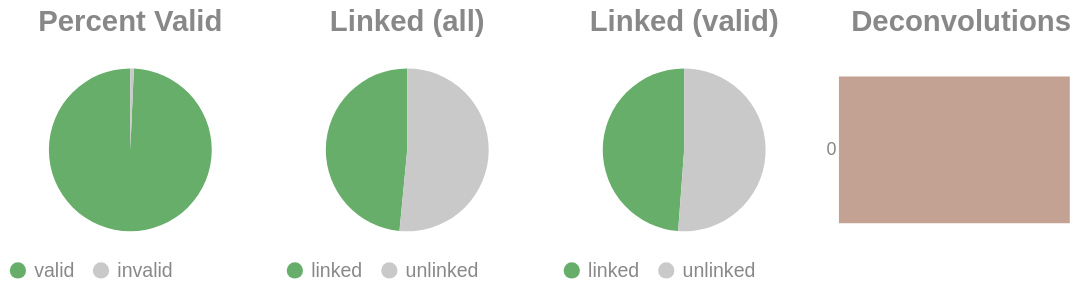

The notebook cell this image was saved under:
### Code cell
if SKIPLR:
    pass
else:
    clash = Counter()
    for i in valids['molecule'].to_list():
        _mol = i.split("-")
        if len(_mol) == 1:
            clash.update('0')
        else:
            clash.update(_mol[-1])

    _d = {"deconvolutions": [], 'count': []}
    for k,v in clash.items():
        _d['deconvolutions'].append(k)
        _d['count'].append(v)

    tot_valid = valids['reads'].sum()
    mask = valids['reads'] >= 2
    n_linked_reads = valids.filter(mask)['reads'].sum()
    if n_linked_reads == 0:
        print_html("No linked molecules (>=2 reads) were detected; skipping linked-only distributions.")
        SKIPLR = True
    else:
        perc_valid = round(tot_valid / n_reads, 4)
        linked_perc_abs = round(n_linked_reads / n_reads, 4)
        linked_perc = round(n_linked_reads / tot_valid, 4)

    _valid = pl.DataFrame({"valids": ['valid', 'invalid'], "count": [tot_valid, n_reads - tot_valid]})
    _linked_abs = pl.DataFrame({"linked (absolute)": ['linked', 'unlinked'], "count": [n_linked_reads, n_reads - n_linked_reads]})
    _linked_rel = pl.DataFrame({"linked (valids)": ['linked', 'unlinked'], "count": [n_linked_reads, tot_valid - n_linked_reads]})

    (
        alt.hconcat(
            piechart(_valid, goodval = 'valid', title = "Percent Valid"),
            piechart(_linked_abs, goodval = "linked", title =  "Linked (all)"),
            piechart(_linked_rel, goodval = "linked", title =  "Linked (valid)"),
            convolutionbar(pl.DataFrame(_d), title = "Deconvolutions"),
            center = True,
            bounds = 'flush'
        )
        .resolve_scale(color='independent')
        .resolve_legend('independent')
        .properties(usermeta={'embedOptions': {"actions": False}})
    ).display()

### Figure 1 — Vega-Lite specification as saved in the notebook (floating-point values rounded to 4 significant figures)
{"width": "container", "height": 400, "config": {"title": {"anchor": "start", "dy": -15, "fontSize": 18, "color": "#888888", "subtitleColor": "#888888", "subtitleFontSize": 14}, "arc": {"fill": "#0072B2"}, "axis": {"domainColor": "#888888", "domainWidth": 0.5, "gridWidth": 0.2, "grid": false, "titleFontWeight": 400, "titleFontSize": 15, "labelFontSize": 11, "labelColor": "#888888", "tickColor": "#888888", "tickWidth": 0.2, "titleColor": "#888888"}, "axisBand": {"grid": false}, "axisX": {"grid": true, "tickSize": 10, "domainCap": "round"}, "axisY": {"domain": false, "grid": true, "tickSize": 0, "domainCap": "round"}, "background": "transparent", "header": {"labelFontSize": 15, "labelColor": "#888888", "titleFontSize": 15, "titleFontWeight": 600, "titleColor": "#888888"}, "legend": {"labelFont": "sans-serif", "labelFontSize": 12, "labelColor": "#888888", "symbolSize": 100, "symbolType": "circle", "titleFontSize": 12, "titlePadding": 10, "titleColor": "#888888", "title": null}, "range": {"category": ["#E69F00", "#56B4E9", "#009E73", "#F0E442", "#0072B2", "#D55E00", "#CC79A7", "#000000"], "diverging": ["#cfe8f3", "#a2d4ec", "#73bfe2", "#46abdb", "#1696d2", "#12719e"]}, "area": {"fill": "#0072B2", "fillOpacity": 0.7, "line": true, "strokeOpacity": 0.7}, "line": {"color": "#0072B2", "stroke": "#0072B2", "strokeWidth": 2}, "trail": {"color": "#0072B2", "stroke": "#0072B2", "strokeWidth": 0, "size": 1}, "point": {"filled": true, "fillOpacity": 1.0, "size": 95}, "text": {"color": "#888888", "fontSize": 11, "align": "right", "fontWeight": 400, "size": 11}, "bar": {"fill": "#0072B2", "stroke": null}, "view": {"stroke": null, "continuousWidth": 660, "continuousHeight": 400}}, "hconcat": [{"data": {"name": "data-e2ab91b9c6f7a475702c8af314c2006d"}, "mark": {"type": "arc"}, "encoding": {"color": {"field": "valids", "legend": {"orient": "bottom", "title": null}, "scale": {"domain": ["valid", "invalid"], "range": ["#68ae6b", "#C9C9C9"]}, "title": "Valids", "type": "nominal"}, "theta": {"field": "count", "type": "quantitative"}, "tooltip": [{"field": "valids", "title": "Valids", "type": "ordinal"}, {"field": "percent", "format": ".2%", "title": "Percent", "type": "quantitative"}, {"field": "count", "title": "Count", "type": "quantitative"}]}, "height": 100, "title": {"text": "Percent Valid", "align": "center", "anchor": "middle"}, "transform": [{"calculate": "datum.count / 11072283", "as": "percent"}], "width": 150}, {"data": {"name": "data-bccfff632e70e52fe82bb04e77fdb2f3"}, "mark": {"type": "arc"}, "encoding": {"color": {"field": "linked (absolute)", "legend": {"orient": "bottom", "title": null}, "scale": {"domain": ["linked", "unlinked"], "range": ["#68ae6b", "#C9C9C9"]}, "title": "Linked (Absolute)", "type": "nominal"}, "theta": {"field": "count", "type": "quantitative"}, "tooltip": [{"field": "linked (absolute)", "title": "Linked (Absolute)", "type": "ordinal"}, {"field": "percent", "format": ".2%", "title": "Percent", "type": "quantitative"}, {"field": "count", "title": "Count", "type": "quantitative"}]}, "height": 100, "title": {"text": "Linked (all)", "align": "center", "anchor": "middle"}, "transform": [{"calculate": "datum.count / 11072283", "as": "percent"}], "width": 150}, {"data": {"name": "data-eca3802a66f93919f7c60106049a659e"}, "mark": {"type": "arc"}, "encoding": {"color": {"field": "linked (valids)", "legend": {"orient": "bottom", "title": null}, "scale": {"domain": ["linked", "unlinked"], "range": ["#68ae6b", "#C9C9C9"]}, "title": "Linked (Valids)", "type": "nominal"}, "theta": {"field": "count", "type": "quantitative"}, "tooltip": [{"field": "linked (valids)", "title": "Linked (Valids)", "type": "ordinal"}, {"field": "percent", "format": ".2%", "title": "Percent", "type": "quantitative"}, {"field": "count", "title": "Count", "type": "quantitative"}]}, "height": 100, "title": {"text": "Linked (valid)", "align": "center", "anchor": "middle"}, "transform": [{"calculate": "datum.count / 10995369", "as": "percent"}], "width": 150}, {"data": {"name": "data-5ea86993f24fddcec9419fc4c06ca4d4"}, "mark": {"type": "bar"}, "encoding": {"color": {"field": "deconvolutions", "legend": null, "scale": {"scheme": "lightgreyred"}, "type": "nominal"}, "tooltip": [{"field": "deconvolutions", "title": "Deconvolutions", "type": "ordinal"}, {"field": "percent", "format": ".2%", "title": "Percent", "type": "quantitative"}, {"field": "count", "title": "Count", "type": "quantitative"}], "x": {"axis": null, "field": "count", "type": "quantitative"}, "y": {"field": "deconvolutions", "sort": "ascending", "title": null, "type": "nominal"}}, "height": 100, "title": {"text": "Deconvolutions", "align": "center", "anchor": "middle"}, "transform": [{"calculate": "datum.count / 7558063", "as": "percent"}], "width": 150}], "bounds": "flush", "center": true, "resolve": {"legend": {"angle": "independent"}, "scale": {"color": "independent"}}, "usermeta": {"embedOptions": {"actions": false}}, "$schema": "https://vega.github.io/schema/vega-lite/v6.1.0.json", "datasets": {"data-e2ab91b9c6f7a475702c8af314c2006d": [{"valids": "valid", "count": 10995369}, {"valids": "invalid", "count": 76914}], "data-bccfff632e70e52fe82bb04e77fdb2f3": [{"linked (absolute)": "linked", "count": 5367701}, {"linked (absolute)": "unlinked", "count": 5704582}], "data-eca3802a66f93919f7c60106049a659e": [{"linked (valids)": "linked", "count": 5367701}, {"linked (valids)": "unlinked", "count": 5627668}], "data-5ea86993f24fddcec9419fc4c06ca4d4": [{"deconvolutions": "0", "count": 7558063}]}}
